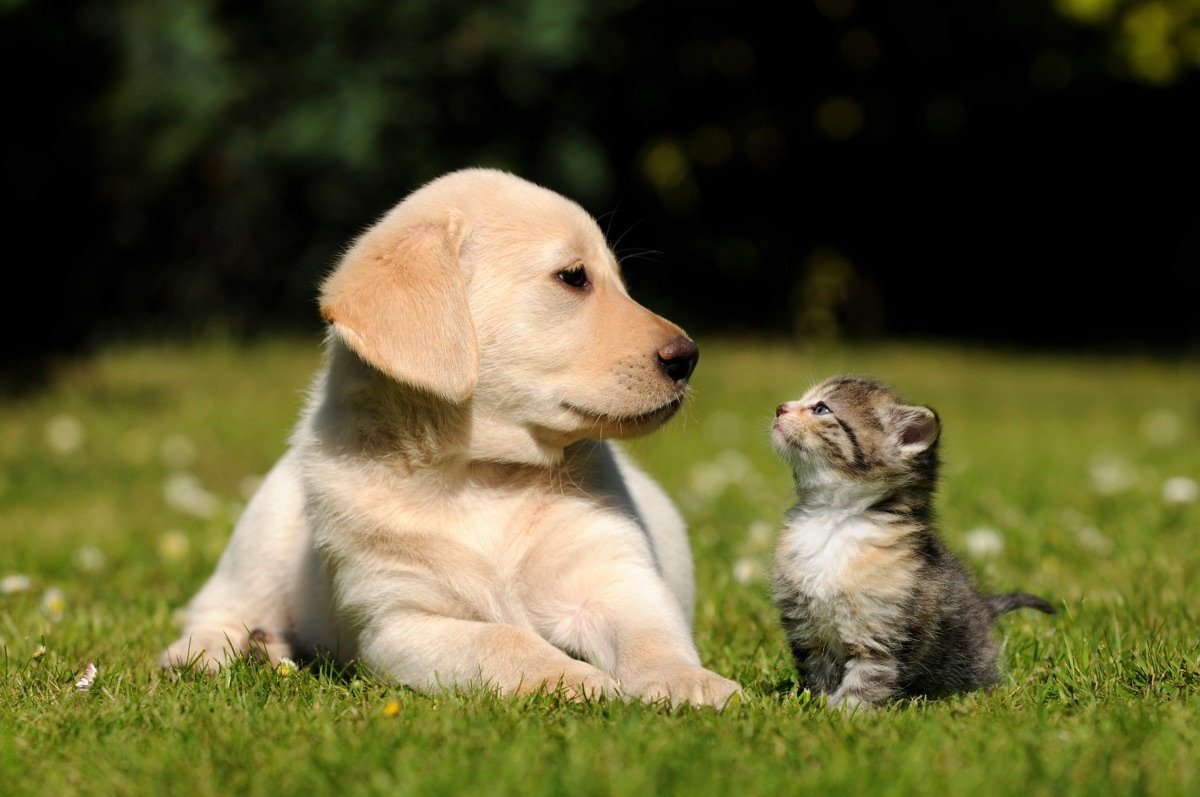
#> input picture efficientdet-tf-master/efficientdet-tf-master/imgs/cat-dog.jpg, 1200 x 797 px; its folder holds only this picture in this run
$ python -i corner_detection.py   (imports and definitions only)
#> lines starting #> are read from the running program, lines starting #| are printed output that depends on the picture; after the words box and inside, x2 and y2 are one past the last pixel; in counts of white or black regions, pixels touching at a corner belong together
import json
import os
import sys
import cv2
import numpy as np
import matplotlib.pyplot as plt

from PIL import Image


path_cropped = "K:\\Data\\2020-12-03\\Debayered_images_cropped"   # Replace with path to Drive
path_augmented = "K:\\Data\\2020-12-03\\debayered_images_cropped_augmented_180degree"
labels_path = "C:\\Users\\emili\\Desktop\\Python\\data\\combined_labels.json"   # Replace with path to labels
aug_labels_path = "C:\\Users\\emili\\Desktop\\Python\\data\\labels_augmented_imgs.json"   # Replace with path to aug labels

new_path_cropped = "..\\Cropped"
new_path_aug = "..\\Augmented180"
harris_path_cropped = "..\\Cropped\\HarrisCorner"
harris_path_aug = "..\\Augmented180\\HarrisCorner"
clahe_path_cropped = "..\\Cropped\\CLAHE"
clahe_path_aug = "..\\Augmented180\\CLAHE"

folders = [
    "iteration_0_30grad",
    "iteration_0_40grad",
    "iteration_0_50grad",
    "iteration_0_60grad",
    "iteration_0_70grad",
    "iteration_30grad",
    "iteration_30grad_2",
    "iteration_30grad_3",
    "iteration_30grad_4",
    "iteration_40grad",
    "iteration_40grad_2",
    "iteration_40grad_3",
    "iteration_40grad_4",
    "iteration_50grad",
    "iteration_50grad_1",
    "iteration_50grad_2",
    "iteration_60grad",
    "iteration_60grad_2",
    "iteration_60grad_4",
    "iteration_70grad",
    "iteration_70grad_1",
    "iteration_70grad_2",
    "iteration_70grad_3"
]

# Find and mark all corners found by the harris corner detector on the image
def harris_corner(path_to_img):
    img = cv2.imread(path_to_img)
#> img is the input picture: shape (797, 1200, 3); mean B, G, R 49.1, 88.4, 91.4
    gray = cv2.cvtColor(img, cv2.COLOR_BGR2GRAY)
    gray = cv2.equalizeHist(gray)
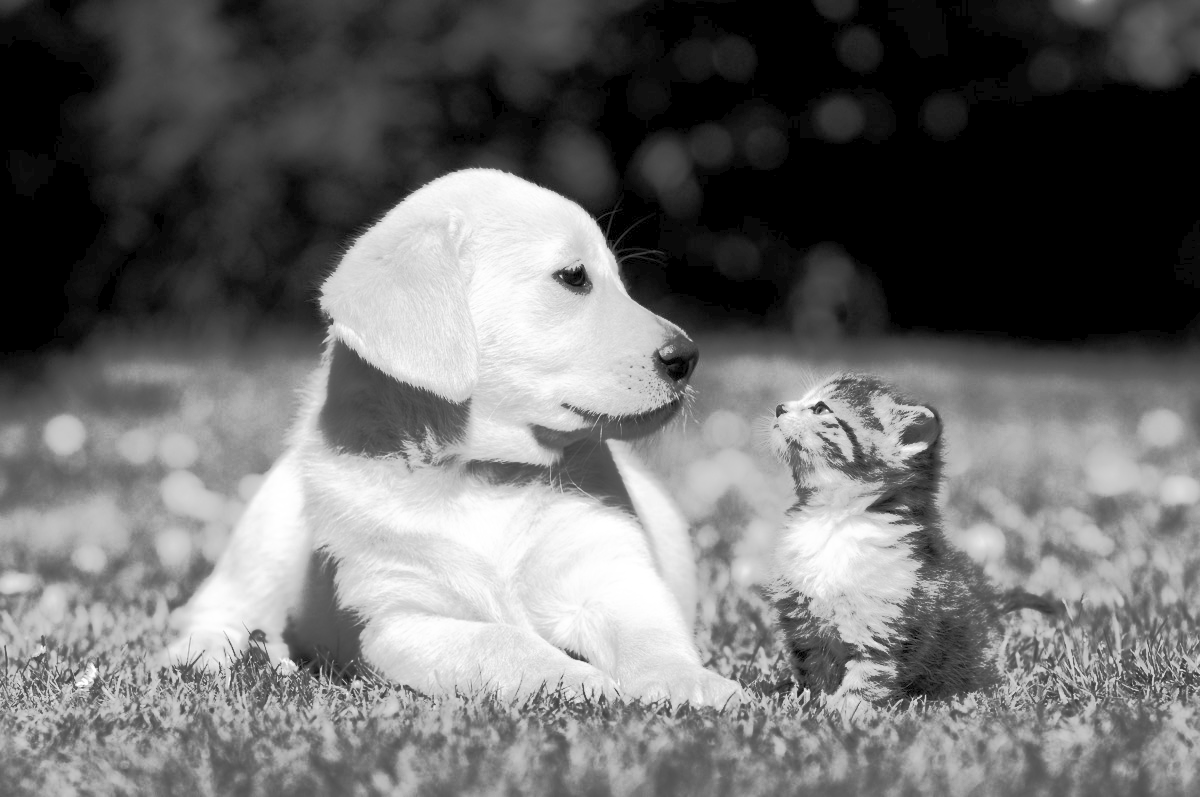
#> gray: shape (797, 1200); min 0, max 255, mean 109.2

    # find corners
    gray = np.float32(gray)
    dst = cv2.cornerHarris(gray, 5, 3, 0.04)
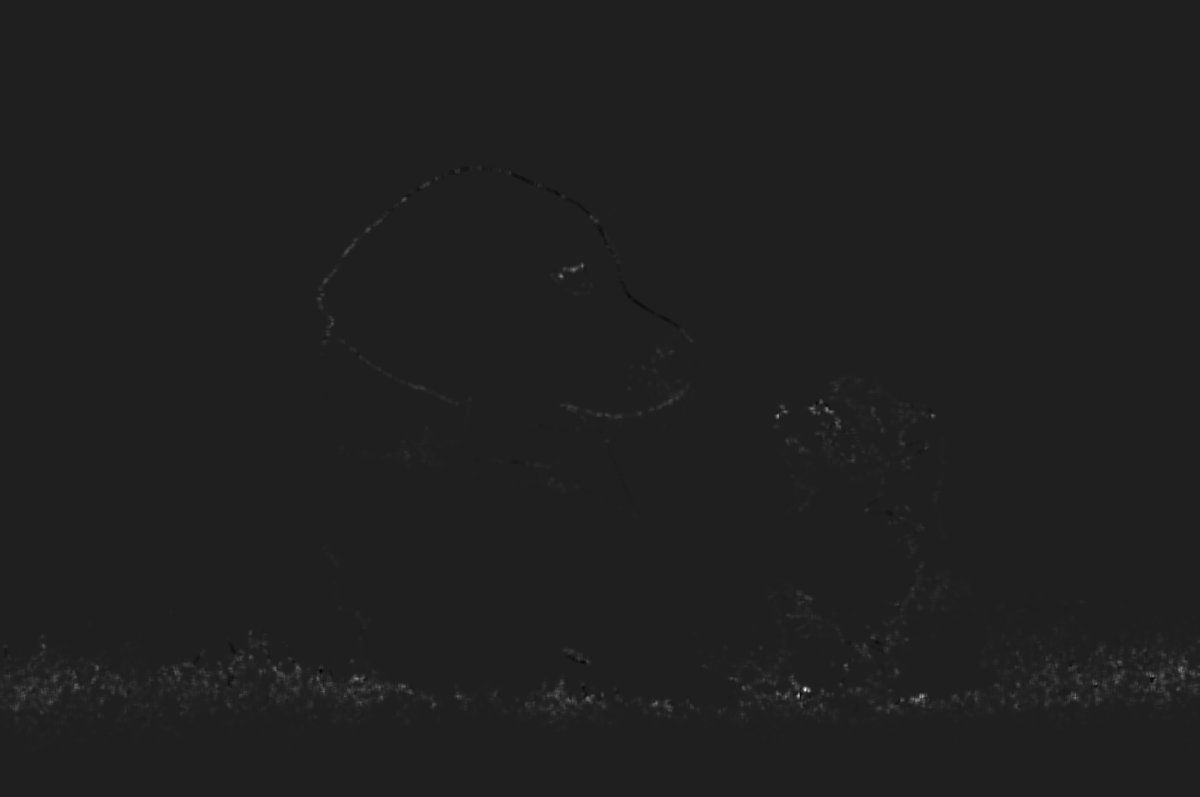
#> dst: shape (797, 1200) float32; min -4386270, max 31032716, mean 60870; drawn with min black and max white
    kernel = np.ones((5, 5), np.uint8)
    dst = cv2.morphologyEx(dst, cv2.MORPH_CLOSE, kernel)
    dst = cv2.morphologyEx(dst, cv2.MORPH_OPEN, kernel)
    ret, dst = cv2.threshold(dst, 0.01*dst.max(), 255, 0)
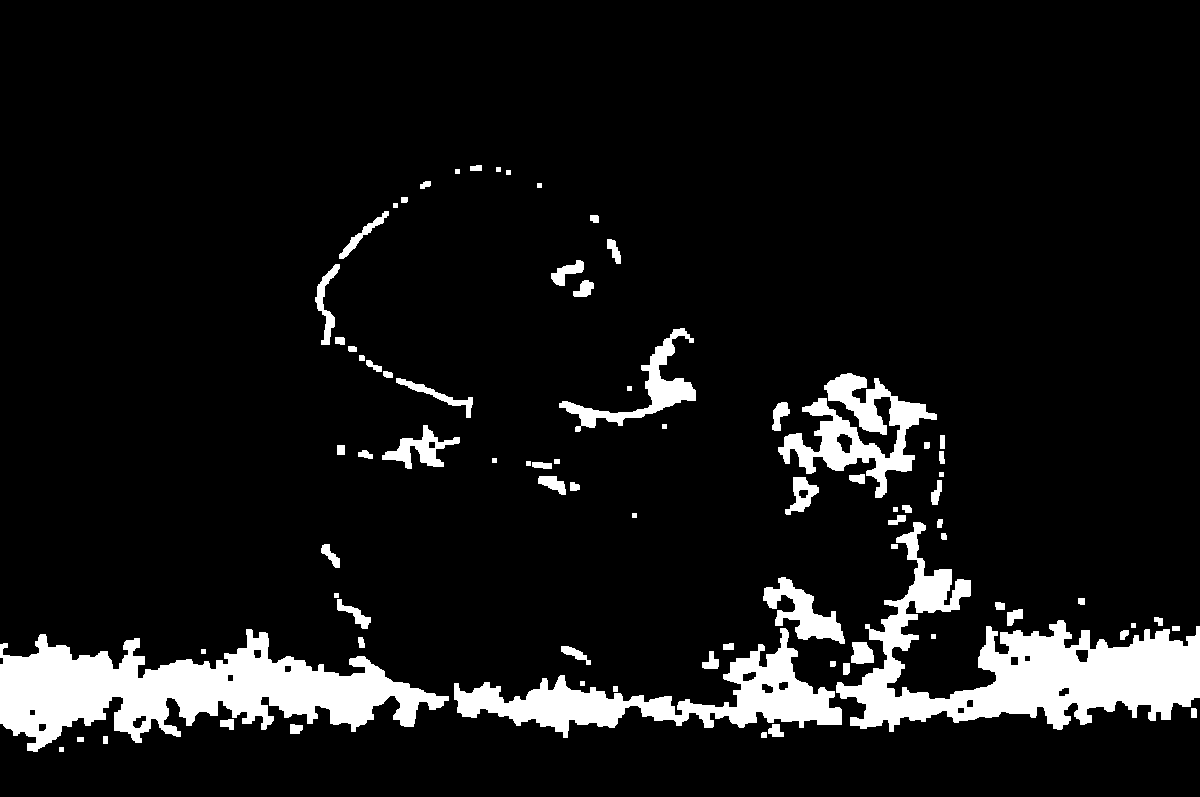
#> dst: shape (797, 1200) float32; 8.9% white; 81 white regions, largest, box (x1, y1, x2, y2) and area: (0, 629, 449, 752) 25864, (836, 522, 1200, 732) 24623, (454, 628, 842, 738) 12633
#> ret = 66807.4
    dst = np.uint8(dst)

    # find centroids
    ret, labels, stats, centroids = cv2.connectedComponentsWithStats(dst)
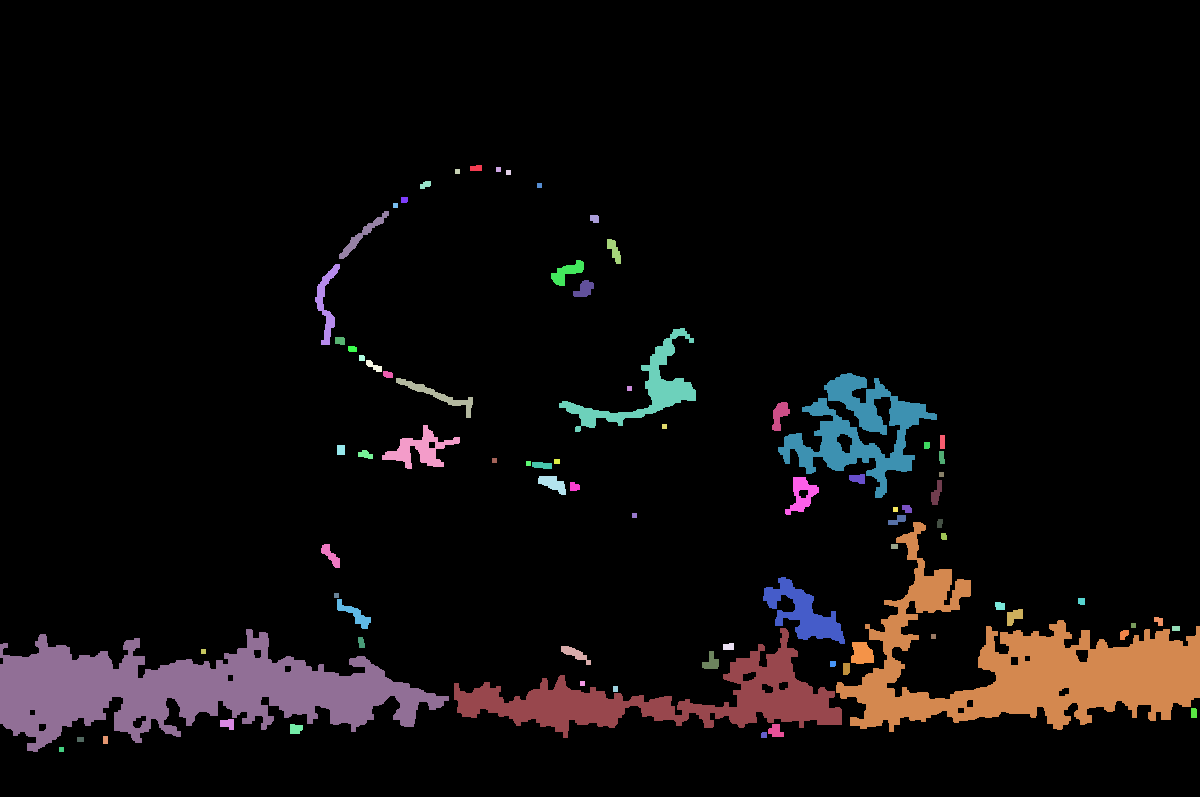
#> labels: shape (797, 1200) int32; 82 distinct labels, from 0 to 81; one colour per label, 0 black
#> ret = 82; stats = 82 rows, first 6: [0, 0, 1200, 797, 871154], [470, 165, 12, 6, 66], [496, 167, 5, 5, 25], [455, 169, 5, 5, 25], [506, 170, 5, 5, 25], [420, 181, 11, 8, 64]; centroids = 82 pairs, first value 61 to 1193.5, second value 167.7 to 749
    criteria = (cv2.TERM_CRITERIA_EPS + cv2.TermCriteria_MAX_ITER, 10, 0.01)
    corners = cv2.cornerSubPix(gray, np.float32(centroids), (5, 5), (-1, -1), criteria)
#> corners = 82 pairs, first value 56.49 to 1191.6, second value 167.7 to 749.4

    # draw corners
    res = np.hstack((centroids, corners))
#> res = 82 rows, first 6: [596.1, 375.8, 599.4, 374.5], [475.8, 167.7, 478.8, 167.7], [498, 169, 500.4, 170], [457, 171, 456.7, 170.7], [508, 172, 510, 172.3], [425.1, 184.4, 425.3, 184]
    res = np.int0(res)
#> res = 82 rows, first 6: [596, 375, 599, 374], [475, 167, 478, 167], [498, 169, 500, 169], [457, 171, 456, 170], [508, 172, 510, 172], [425, 184, 425, 183]
    img[res[:,3], res[:,2]] = [255, 0, 0]
#> img: shape (797, 1200, 3); 0.01% of pixels changed, all inside (x1, y1, x2, y2) = (56, 167, 1192, 750)

    return img

# Apply CLAHE (Contrast Limited Adaptive Histogram Equalization) to the images
def clahe(path_to_img):
    img = cv2.imread(path_to_img)
    gray = cv2.cvtColor(img, cv2.COLOR_BGR2GRAY)
    gray = cv2.equalizeHist(gray)
    clahe = cv2.createCLAHE(clipLimit=2.0, tileGridSize=(8, 8))
    cl1 = clahe.apply(gray)
    cl1 = np.float32(cl1)

    return cl1

# [19 lines not run here, left out]

session = []
# [31 lines not run here, left out]

session = []
# [21 lines not run here, left out]

>>> result = harris_corner('../efficientdet-tf-master/efficientdet-tf-master/imgs/cat-dog.jpg')
